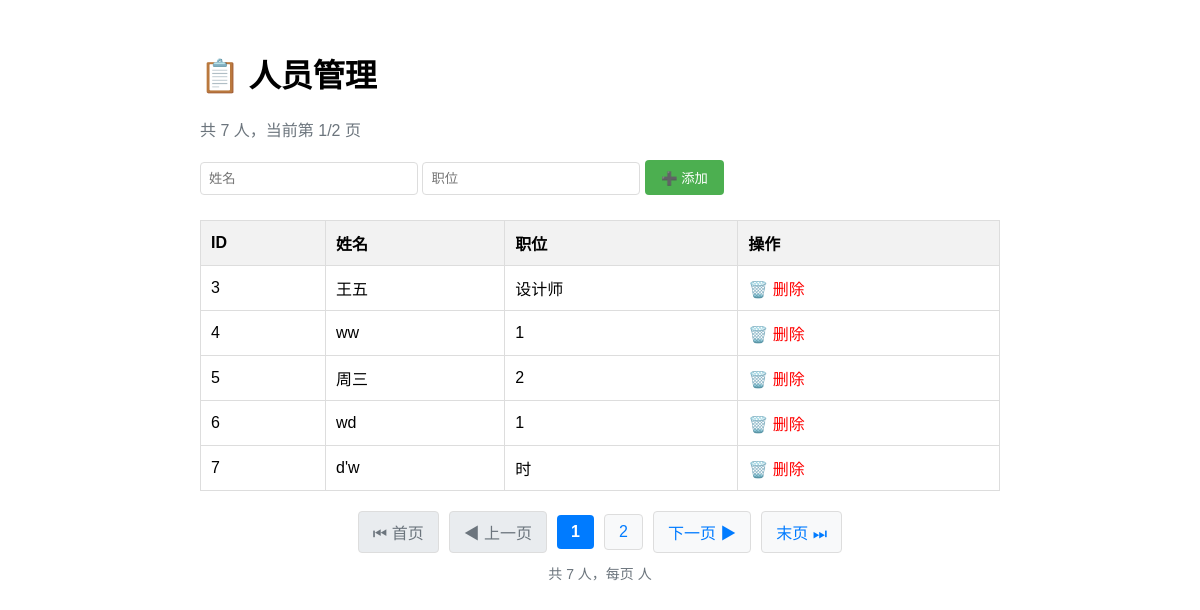
The page / on the database its author committed.
### tables this page shows
CREATE TABLE persons
                 (id INTEGER PRIMARY KEY AUTOINCREMENT,
                  name TEXT NOT NULL,
                  position TEXT NOT NULL);

### app.py (the view)
@app.route('/')
@app.route('/page/<int:page>')
def index(page=1):
    conn = get_db()
    c = conn.cursor()
    c.execute("SELECT COUNT(*) FROM persons")
    total_count = c.fetchone()[0]
    conn.close()
    total_pages = (total_count + PER_PAGE - 1) // PER_PAGE if total_count > 0 else 1
    if page < 1:
        page = 1
    elif page > total_pages:
        page = total_pages
    offset = (page - 1) * PER_PAGE
    conn = get_db()
    c = conn.cursor()
    c.execute("SELECT * FROM persons LIMIT ? OFFSET ?", (PER_PAGE, offset))
    persons = c.fetchall()
    conn.close()
    return render_template('index.html',
                           persons=persons,
                           page=page,
                           total_pages=total_pages,
                           total_count=total_count)

### app.py (called while the page is built)
def get_db():
    return sqlite3.connect(DB_PATH)

### templates/index.html (shortened to what this page needs)
<!DOCTYPE html>
<html>
<head>
</head>
<body>
    <h1>📋 人员管理</h1>
    <p style="color: #6c757d;">共 {{ total_count }} 人，当前第 {{ page }}/{{ total_pages }} 页</p>
    <div class="add-form">
        <form action="/add" method="POST" onsubmit="return validateForm()">
            <input type="text" name="name" id="name" placeholder="姓名" required>
            <input type="text" name="position" id="position" placeholder="职位" required>
            <button type="submit">➕ 添加</button>
        </form>
    </div>
    <table>
        <thead>
            <tr>
                <th>ID</th>
                <th>姓名</th>
                <th>职位</th>
                <th>操作</th>
            </tr>
        </thead>
        <tbody>
            {% if persons %}
                {% for person in persons %}
                <tr>
                    <td>{{ person[0] }}</td>
                    <td>{{ person[1] }}</td>
                    <td>{{ person[2] }}</td>
                    <td>
                        <a href="/delete/{{ person[0] }}?page={{ page }}"
                           class="delete-btn"
                           onclick="return confirmDelete('{{ person[1] }}')">
                            🗑️ 删除
                        </a>
                    </td>
                </tr>
                {% endfor %}
            {% else %}
                <tr>
                    <td colspan="4" class="empty-state">暂无人员数据</td>
                </tr>
            {% endif %}
        </tbody>
    </table>
    {% if total_pages > 1 %}
    <div class="pagination">
        {% if page > 1 %}
            <a href="/page/1">⏮ 首页</a>
            <a href="/page/{{ page - 1 }}">◀ 上一页</a>
        {% else %}
            <span class="disabled">⏮ 首页</span>
            <span class="disabled">◀ 上一页</span>
        {% endif %}
        {% set start = [1, page - 2]|max %}
        {% set end = [total_pages, page + 2]|min %}
        {% for p in range(start, end + 1) %}
            {% if p == page %}
                <span class="current">{{ p }}</span>
            {% else %}
                <a href="/page/{{ p }}">{{ p }}</a>
            {% endif %}
        {% endfor %}
        {% if page < total_pages %}
            <a href="/page/{{ page + 1 }}">下一页 ▶</a>
            <a href="/page/{{ total_pages }}">末页 ⏭</a>
        {% else %}
            <span class="disabled">下一页 ▶</span>
            <span class="disabled">末页 ⏭</span>
        {% endif %}
    </div>
    <div class="page-info">
        共 {{ total_count }} 人，每页 {{ PER_PAGE }} 人
    </div>
    {% endif %}
</body>
</html>

### templates/index.html (style rules this page uses)
body { font-family: Arial, sans-serif; max-width: 800px; margin: 50px auto; padding: 0 20px; }
table { width: 100%; border-collapse: collapse; margin-top: 20px; }
th, td { border: 1px solid #ddd; padding: 10px; text-align: left; }
th { background-color: #f2f2f2; }
.add-form { margin-bottom: 20px; }
.delete-btn { color: red; cursor: pointer; text-decoration: none; }
input[type="text"] { padding: 8px; margin: 5px 0; border: 1px solid #ddd; border-radius: 4px; width: 200px; }
button { padding: 8px 16px; background-color: #4CAF50; color: white; border: none; border-radius: 4px; cursor: pointer; }
.pagination { margin-top: 20px; display: flex; justify-content: center; align-items: center; gap: 10px; flex-wrap: wrap; }
.pagination a { padding: 8px 14px; background-color: #f8f9fa; border: 1px solid #ddd; text-decoration: none; color: #007bff; border-radius: 4px; transition: all 0.2s; }
.pagination .current { padding: 8px 14px; background-color: #007bff; color: white; border-radius: 4px; font-weight: bold; }
.pagination .disabled { padding: 8px 14px; background-color: #e9ecef; color: #6c757d; border: 1px solid #ddd; border-radius: 4px; cursor: not-allowed; }
.page-info { text-align: center; margin-top: 10px; color: #6c757d; font-size: 14px; }

### rows shown on the page
persons: id "3", name "王五", position "设计师"
persons: id "4", name "ww", position "1"
persons: id "5", name "周三", position "2"
persons: id "6", name "wd", position "1"
persons: id "7", name "d'w", position "时"

### other values the page prints
{{ total_count }} "7"
{{ page }} "1"
{{ total_pages }} "2"
{{ p }} "1"
{{ p }} "2"
